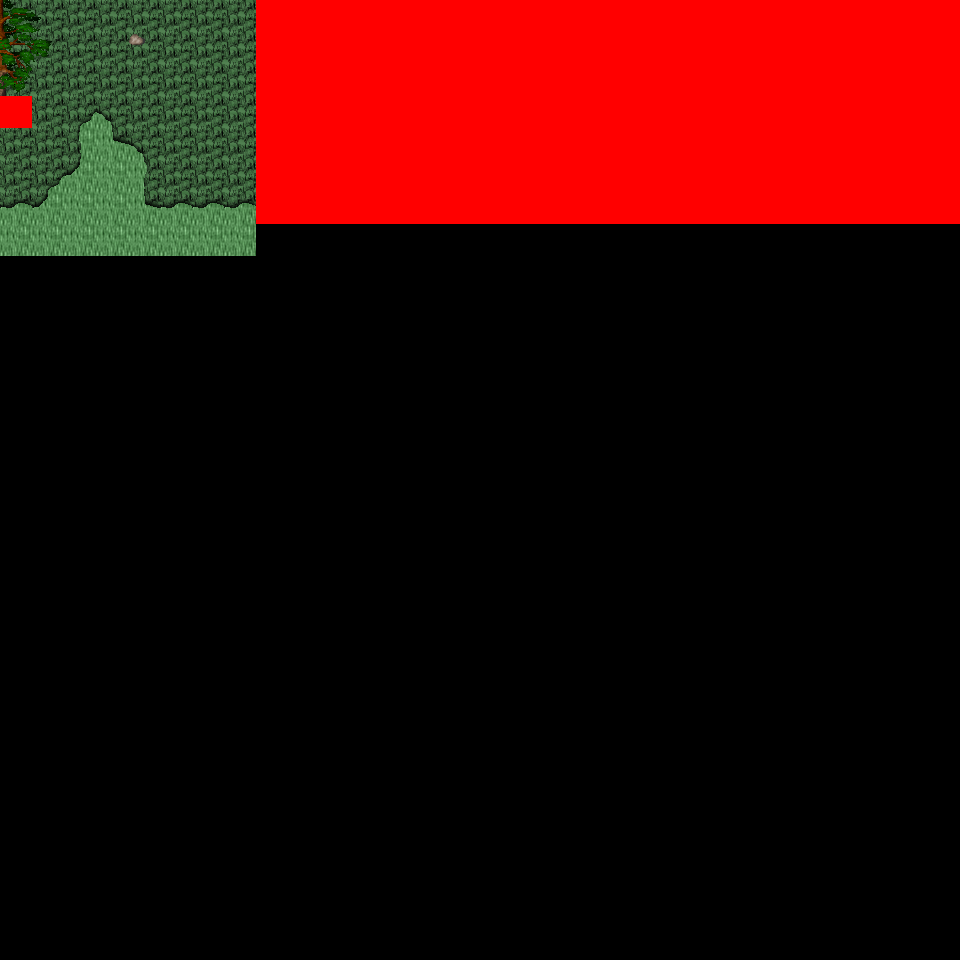

Below is a game level as drawn by its tile map, then a one-line description and the .tmx that defines it (tile-layer data replaced by summaries):
An orthogonal 30x30 tile map with 32x32 px tiles, 6 tile layers (Ground, Object, Object2, Above, ...), 27 tilesets and 3 objects (3x mapExit).

<map version="1.0" orientation="orthogonal" renderorder="right-down" width="30" height="30" tilewidth="32" tileheight="32" nextobjectid="4">
  <tileset firstgid="1" name="tileset_logic_collision" tilewidth="32" tileheight="32" tilecount="1" columns="1">
    <image source="../drawable/tileset_logic_collision.png" width="32" height="32" />
  </tileset>
  <tileset firstgid="2" name="tileset_terrain_grassland" tilewidth="32" tileheight="32" tilecount="88" columns="8">
    <image source="../drawable/tileset_terrain_grassland.png" width="256" height="352" />
  </tileset>
  <tileset firstgid="90" name="tileset_ground_ground" tilewidth="32" tileheight="32" tilecount="33" columns="3">
    <image source="../drawable/tileset_ground_ground.png" width="96" height="352" />
  </tileset>
  <tileset firstgid="123" name="tileset_plant_tree_tree_darkgreen" tilewidth="32" tileheight="32" tilecount="88" columns="8">
    <image source="../drawable/tileset_plant_tree_tree_darkgreen.png" width="256" height="352" />
  </tileset>
  <tileset firstgid="211" name="tileset_logic_item_resources" tilewidth="32" tileheight="32" tilecount="6" columns="6">
    <image source="../drawable/tileset_logic_item_resources.png" width="192" height="32" />
  </tileset>
  <tileset firstgid="217" name="tileset_logic_creature_animal" tilewidth="32" tileheight="32" tilecount="32" columns="8">
    <image source="../drawable/tileset_logic_creature_animal.png" width="256" height="128" />
  </tileset>
  <tileset firstgid="249" name="tileset_plant_flower_daisy_white" tilewidth="32" tileheight="32" tilecount="8" columns="2">
    <image source="../drawable/tileset_plant_flower_daisy_white.png" width="64" height="128" />
  </tileset>
  <tileset firstgid="257" name="tileset_plant_flower_daisy_yellow" tilewidth="32" tileheight="32" tilecount="8" columns="2">
    <image source="../drawable/tileset_plant_flower_daisy_yellow.png" width="64" height="128" />
  </tileset>
  <tileset firstgid="265" name="tileset_plant_flower_daisy_red" tilewidth="32" tileheight="32" tilecount="8" columns="2">
    <image source="../drawable/tileset_plant_flower_daisy_red.png" width="64" height="128" />
  </tileset>
  <tileset firstgid="273" name="tileset_plant_flower_daisy_blue" tilewidth="32" tileheight="32" tilecount="8" columns="2">
    <image source="../drawable/tileset_plant_flower_daisy_blue.png" width="64" height="128" />
  </tileset>
  <tileset firstgid="281" name="tileset_ground_grass_edges" tilewidth="32" tileheight="32" tilecount="36" columns="12">
    <image source="../drawable/tileset_ground_grass_edges.png" width="384" height="96" />
  </tileset>
  <tileset firstgid="317" name="tileset_ground_grass_corners" tilewidth="32" tileheight="32" tilecount="24" columns="6">
    <image source="../drawable/tileset_ground_grass_corners.png" width="192" height="128" />
  </tileset>
  <tileset firstgid="341" name="tileset_ground_grass_2" tilewidth="32" tileheight="32" tilecount="21" columns="3">
    <image source="../drawable/tileset_ground_grass_2.png" width="96" height="224" />
  </tileset>
  <tileset firstgid="362" name="tileset_plant_tree_fall_trees" tilewidth="32" tileheight="32" tilecount="40" columns="8">
    <image source="../drawable/tileset_plant_tree_fall_trees.png" width="256" height="160" />
  </tileset>
  <tileset firstgid="402" name="tileset_plant_tree_pine_tree" tilewidth="32" tileheight="32" tilecount="20" columns="4">
    <image source="../drawable/tileset_plant_tree_pine_tree.png" width="128" height="160" />
  </tileset>
  <tileset firstgid="422" name="tileset_plant_bush_large_green" tilewidth="32" tileheight="32" tilecount="9" columns="3">
    <image source="../drawable/tileset_plant_bush_large_green.png" width="96" height="96" />
  </tileset>
  <tileset firstgid="431" name="tileset_ground_rock_pebbles" tilewidth="32" tileheight="32" tilecount="3" columns="1">
    <image source="../drawable/tileset_ground_rock_pebbles.png" width="32" height="96" />
  </tileset>
  <tileset firstgid="434" name="tileset_plant_leaves" tilewidth="32" tileheight="32" tilecount="8" columns="4">
    <image source="../drawable/tileset_plant_leaves.png" width="128" height="64" />
  </tileset>
  <tileset firstgid="442" name="tileset_logic_portal" tilewidth="32" tileheight="32" tilecount="24" columns="8">
    <image source="../drawable/tileset_logic_portal.png" width="256" height="96" />
  </tileset>
  <tileset firstgid="466" name="tileset_logic_creature_human_evil" tilewidth="32" tileheight="32" tilecount="10" columns="10">
    <image source="../drawable/tileset_logic_creature_human_evil.png" width="256" height="64" />
  </tileset>
  <tileset firstgid="476" name="tileset_terrain_cave_opening" tilewidth="32" tileheight="32" tilecount="12" columns="3">
    <image source="../drawable/tileset_terrain_cave_opening.png" width="96" height="128" />
  </tileset>
  <tileset firstgid="488" name="tileset_ground_ladder_vertical_dark" tilewidth="32" tileheight="32" tilecount="3" columns="3">
    <image source="../drawable/tileset_ground_ladder_vertical_dark.png" width="96" height="32" />
  </tileset>
  <tileset firstgid="491" name="tileset_ground_rock_large_boulder" tilewidth="32" tileheight="32" tilecount="9" columns="3">
    <image source="../drawable/tileset_ground_rock_large_boulder.png" width="96" height="96" />
  </tileset>
  <tileset firstgid="500" name="tileset_item_blood_floor_stains_2" tilewidth="32" tileheight="32" tilecount="4" columns="2">
    <image source="../drawable/tileset_item_blood_floor_stains_2.png" width="64" height="64" />
  </tileset>
  <tileset firstgid="504" name="tileset_item_blood_floor_stain-safe" tilewidth="32" tileheight="32" tilecount="1" columns="1">
    <image source="../drawable/tileset_item_blood_floor_stain-safe.png" width="32" height="32" />
  </tileset>
  <tileset firstgid="505" name="tileset_ground_tall_grass" tilewidth="32" tileheight="32" tilecount="15" columns="5">
    <image source="../drawable/tileset_ground_tall_grass.png" width="160" height="96" />
  </tileset>
  <tileset firstgid="520" name="tileset_logic_creature_reptile" tilewidth="32" tileheight="32" tilecount="7" columns="7">
    <image source="../drawable/tileset_logic_creature_reptile.png" width="224" height="32" />
  </tileset>
  <layer name="Ground" width="30" height="30">
    <data>[900 cells, 218 non-empty, 2 distinct tile ids]</data>
  </layer>
  <layer name="Object" width="30" height="30">
    <data>[900 cells, 71 non-empty, 15 distinct tile ids]</data>
  </layer>
  <layer name="Object2" width="30" height="30">
    <data>[900 cells, 0 non-empty, 0 distinct tile ids]</data>
  </layer>
  <layer name="Above" width="30" height="30">
    <data>[900 cells, 159 non-empty, 14 distinct tile ids]</data>
  </layer>
  <layer name="Above2" width="30" height="30">
    <data>[900 cells, 0 non-empty, 0 distinct tile ids]</data>
  </layer>
  <layer name="Walkable" width="30" height="30">
    <data>[900 cells, 155 non-empty, 1 distinct tile ids]</data>
  </layer>
  <objectgroup name="MapEvents">
    <object id="1" name="north" type="mapExit" x="0" y="0" width="256" height="32">
      <properties>
        <property name="map" value="level_0_x4_y11" />
        <property name="x" value="0" />
        <property name="y" value="28" />
      </properties>
    </object>
    <object id="2" name="west" type="mapExit" x="0" y="0" width="32" height="96">
      <properties>
        <property name="map" value="level_0_x3_y12" />
        <property name="x" value="28" />
        <property name="y" value="0" />
      </properties>
    </object>
    <object id="3" name="west2" type="mapExit" x="0" y="128" width="32" height="832">
      <properties>
        <property name="map" value="level_0_x3_y12" />
        <property name="x" value="28" />
        <property name="y" value="4" />
      </properties>
    </object>
  </objectgroup>
</map>
